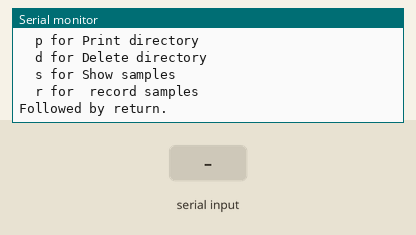
Bench run of a sketch on a simulated Arduino Uno, built with avr-gcc and run on an emulated ATmega328P. Parts: the last lines printed to the serial monitor. Inputs (shaded band) come from the test bench.

Above: at 1.2 s.
1.3 s: "p" received over Serial
At 2.4 s:
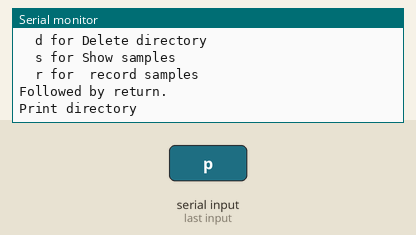
2.8 s: "d" received over Serial
At 3.5 s:
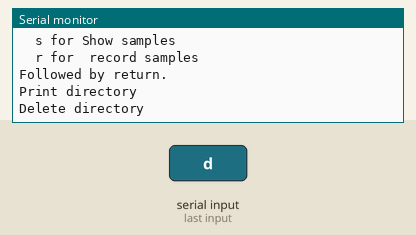
4.3 s: "s" received over Serial
At 4.7 s:
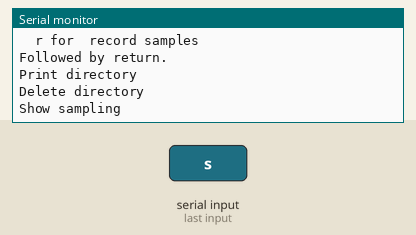
5.8 s: "r" received over Serial
At 7.0 s:
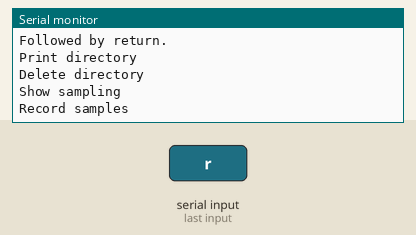

The sketch:

menu.ino
```cpp
int choice = 0; // for incoming serial data
int returnKey = 0; // for incoming serial data

void printMenu()
{
    Serial.println("Enter one of the following:");
    Serial.println("\tp for Print directory");
    Serial.println("\td for Delete directory");
    Serial.println("\ts for Show samples");
    Serial.println("\tr for  record samples");
    Serial.println("Followed by return.");
}

void setup() {
    Serial.begin(115200); // opens serial port, sets data rate to 115200 bps
    while (!Serial) {delay(100);}
    printMenu();
}

void loop() {
    if (Serial.available() > 0)
    {
    // read the incoming byte:
        choice = Serial.read();
        returnKey = Serial.read();
        // menu based on choice
        // do something depending on choice:
        switch (choice)
        {
            case 112:  // p for print directory
                 Serial.println("Print directory");
                 break;
            case 100:  // d for delete directory
                 Serial.println("Delete directory");
                 break;
            case 115:  // s for show samples
                 Serial.println("Show sampling");
                 break;
            case 114:  // r for record samples
                 Serial.println("Record samples");
                 break;
            default:
                 printMenu();
        }
        delay(10);  // delay in between reads for stability
    }
}
```

Measured:
- after the input at 1.3 s, the serial monitor: prints a new line at once (image 1)
- after the input at 2.8 s, the serial monitor: prints a new line at once (image 2)
- after the input at 4.3 s, the serial monitor: prints a new line at once (image 3)
- after the input at 5.8 s, the serial monitor: prints a new line at once (image 4)
